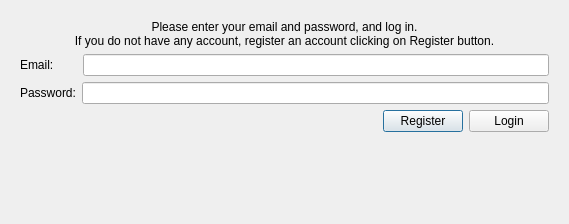
<?xml version="1.0" encoding="UTF-8"?>
<ui version="4.0">
 <class>LoginDialog</class>
 <widget class="QDialog" name="LoginDialog">
  <property name="geometry">
   <rect>
    <x>0</x>
    <y>0</y>
    <width>569</width>
    <height>224</height>
   </rect>
  </property>
  <property name="windowTitle">
   <string>Dialog</string>
  </property>
  <layout class="QVBoxLayout" name="verticalLayout">
   <item>
    <widget class="QStackedWidget" name="stacked_login_screens">
     <property name="currentIndex">
      <number>0</number>
     </property>
     <widget class="QWidget" name="page">
      <layout class="QVBoxLayout" name="verticalLayout_2">
       <item>
        <widget class="QLabel" name="label_3">
         <property name="text">
          <string>Please enter your email and password, and log in.
If you do not have any account, register an account clicking on Register button.</string>
         </property>
         <property name="alignment">
          <set>Qt::AlignCenter</set>
         </property>
        </widget>
       </item>
       <item>
        <layout class="QHBoxLayout" name="horizontalLayout">
         <item>
          <widget class="QLabel" name="label">
           <property name="text">
            <string>Email:       </string>
           </property>
          </widget>
         </item>
         <item>
          <widget class="QLineEdit" name="email_line_edit"/>
         </item>
        </layout>
       </item>
       <item>
        <layout class="QHBoxLayout" name="horizontalLayout_2">
         <item>
          <widget class="QLabel" name="label_2">
           <property name="text">
            <string>Password:</string>
           </property>
          </widget>
         </item>
         <item>
          <widget class="QLineEdit" name="password_line_edit">
           <property name="echoMode">
            <enum>QLineEdit::Password</enum>
           </property>
          </widget>
         </item>
        </layout>
       </item>
       <item>
        <layout class="QHBoxLayout" name="horizontalLayout_3">
         <item>
          <spacer name="horizontalSpacer">
           <property name="orientation">
            <enum>Qt::Horizontal</enum>
           </property>
           <property name="sizeHint" stdset="0">
            <size>
             <width>40</width>
             <height>20</height>
            </size>
           </property>
          </spacer>
         </item>
         <item>
          <widget class="QPushButton" name="register_push_button">
           <property name="text">
            <string>Register</string>
           </property>
          </widget>
         </item>
         <item>
          <widget class="QPushButton" name="login_push_button">
           <property name="text">
            <string>Login</string>
           </property>
          </widget>
         </item>
        </layout>
       </item>
       <item>
        <spacer name="verticalSpacer">
         <property name="orientation">
          <enum>Qt::Vertical</enum>
         </property>
         <property name="sizeHint" stdset="0">
          <size>
           <width>20</width>
           <height>40</height>
          </size>
         </property>
        </spacer>
       </item>
      </layout>
     </widget>
     <widget class="QWidget" name="page_2">
      <layout class="QVBoxLayout" name="verticalLayout_3">
       <item>
        <widget class="QLabel" name="label_6">
         <property name="text">
          <string>Enter your email adress and define a password for your account</string>
         </property>
         <property name="alignment">
          <set>Qt::AlignCenter</set>
         </property>
        </widget>
       </item>
       <item>
        <layout class="QHBoxLayout" name="horizontalLayout_5">
         <item>
          <widget class="QLabel" name="label_5">
           <property name="text">
            <string>Email                       </string>
           </property>
          </widget>
         </item>
         <item>
          <widget class="QLineEdit" name="email_register_line_edit"/>
         </item>
         <item>
          <widget class="QLabel" name="label_10">
           <property name="minimumSize">
            <size>
             <width>100</width>
             <height>0</height>
            </size>
           </property>
           <property name="text">
            <string/>
           </property>
          </widget>
         </item>
        </layout>
       </item>
       <item>
        <layout class="QHBoxLayout" name="horizontalLayout_8">
         <item>
          <widget class="QLabel" name="label_7">
           <property name="text">
            <string>Confirm Email       </string>
           </property>
          </widget>
         </item>
         <item>
          <widget class="QLineEdit" name="confirm_email_register_line_edit"/>
         </item>
         <item>
          <widget class="QLabel" name="confirm_email_label">
           <property name="minimumSize">
            <size>
             <width>100</width>
             <height>0</height>
            </size>
           </property>
           <property name="palette">
            <palette>
             <active>
              <colorrole role="WindowText">
               <brush brushstyle="SolidPattern">
                <color alpha="255">
                 <red>255</red>
                 <green>0</green>
                 <blue>0</blue>
                </color>
               </brush>
              </colorrole>
             </active>
             <inactive>
              <colorrole role="WindowText">
               <brush brushstyle="SolidPattern">
                <color alpha="255">
                 <red>255</red>
                 <green>0</green>
                 <blue>0</blue>
                </color>
               </brush>
              </colorrole>
             </inactive>
             <disabled/>
            </palette>
           </property>
           <property name="text">
            <string/>
           </property>
          </widget>
         </item>
        </layout>
       </item>
       <item>
        <layout class="QHBoxLayout" name="horizontalLayout_4">
         <item>
          <widget class="QLabel" name="label_4">
           <property name="text">
            <string>Password                </string>
           </property>
          </widget>
         </item>
         <item>
          <widget class="QLineEdit" name="password_register_line_edit">
           <property name="echoMode">
            <enum>QLineEdit::Password</enum>
           </property>
          </widget>
         </item>
         <item>
          <widget class="QLabel" name="label_9">
           <property name="minimumSize">
            <size>
             <width>100</width>
             <height>0</height>
            </size>
           </property>
           <property name="text">
            <string/>
           </property>
          </widget>
         </item>
        </layout>
       </item>
       <item>
        <layout class="QHBoxLayout" name="horizontalLayout_9">
         <item>
          <widget class="QLabel" name="label_8">
           <property name="text">
            <string>Confirm Password</string>
           </property>
          </widget>
         </item>
         <item>
          <widget class="QLineEdit" name="confirm_password_register_line_edit">
           <property name="echoMode">
            <enum>QLineEdit::Password</enum>
           </property>
          </widget>
         </item>
         <item>
          <widget class="QLabel" name="confirm_password_label">
           <property name="minimumSize">
            <size>
             <width>100</width>
             <height>0</height>
            </size>
           </property>
           <property name="palette">
            <palette>
             <active>
              <colorrole role="WindowText">
               <brush brushstyle="SolidPattern">
                <color alpha="255">
                 <red>255</red>
                 <green>0</green>
                 <blue>0</blue>
                </color>
               </brush>
              </colorrole>
             </active>
             <inactive>
              <colorrole role="WindowText">
               <brush brushstyle="SolidPattern">
                <color alpha="255">
                 <red>255</red>
                 <green>0</green>
                 <blue>0</blue>
                </color>
               </brush>
              </colorrole>
             </inactive>
             <disabled/>
            </palette>
           </property>
           <property name="text">
            <string/>
           </property>
          </widget>
         </item>
        </layout>
       </item>
       <item>
        <layout class="QHBoxLayout" name="horizontalLayout_6">
         <item>
          <widget class="QPushButton" name="create_push_button">
           <property name="text">
            <string>Create Account</string>
           </property>
          </widget>
         </item>
         <item>
          <widget class="QPushButton" name="cancel_push_button">
           <property name="text">
            <string>Cancel</string>
           </property>
          </widget>
         </item>
         <item>
          <spacer name="horizontalSpacer_2">
           <property name="orientation">
            <enum>Qt::Horizontal</enum>
           </property>
           <property name="sizeHint" stdset="0">
            <size>
             <width>40</width>
             <height>20</height>
            </size>
           </property>
          </spacer>
         </item>
        </layout>
       </item>
       <item>
        <spacer name="verticalSpacer_2">
         <property name="orientation">
          <enum>Qt::Vertical</enum>
         </property>
         <property name="sizeHint" stdset="0">
          <size>
           <width>20</width>
           <height>40</height>
          </size>
         </property>
        </spacer>
       </item>
      </layout>
     </widget>
    </widget>
   </item>
  </layout>
 </widget>
 <resources/>
 <connections/>
</ui>
